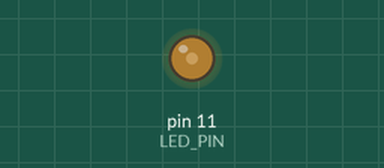
Bench run of a sketch on a simulated Arduino Uno, built with avr-gcc and run on an emulated ATmega328P. Shown: output pins drawn as LEDs (lit = HIGH).

Above: at 0.05 s.
At 2.0 s:
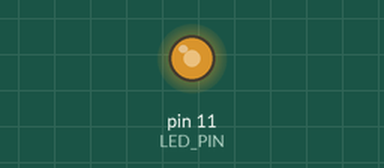
At 4.0 s:
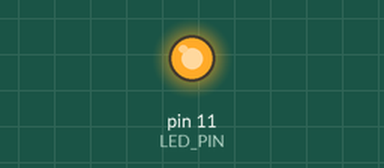
Timing chart, 0 to 5.2 s (numbered marks = the images above):
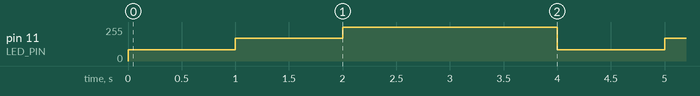

The sketch:

sketch.ino
```cpp
#define LED_PIN 11

void setup() {
    pinMode(LED_PIN, OUTPUT);
}

void loop() {
    // give partial voltage on LED_PIN
    // or, in other words, pulse-width modulation (PWM signal)
    // microcontroller translates number from 0 to 255 to
    // voltage (0V to 5V). For example 85 is 1/3 of 255, so it will
    // result in 1.66V output on LED_PIN
    analogWrite(LED_PIN, 85);
    // hold it for 250 milliseconds
    delay(1000);

    // output 170 or 2/3 out of 255, in other words 3.33V
    analogWrite(LED_PIN, 170);
    delay(1000);

    // output 5V
    analogWrite(LED_PIN, 255);
    delay(1000);

    // try digitalWrite
    digitalWrite(LED_PIN, HIGH);
    delay(1000);
}
```

Measured:
- by itself, pin 11 (LED_PIN): repeats every 4.0 s: 170/255 1.0 s, 255/255 2.0 s, 85/255 1.0 s
